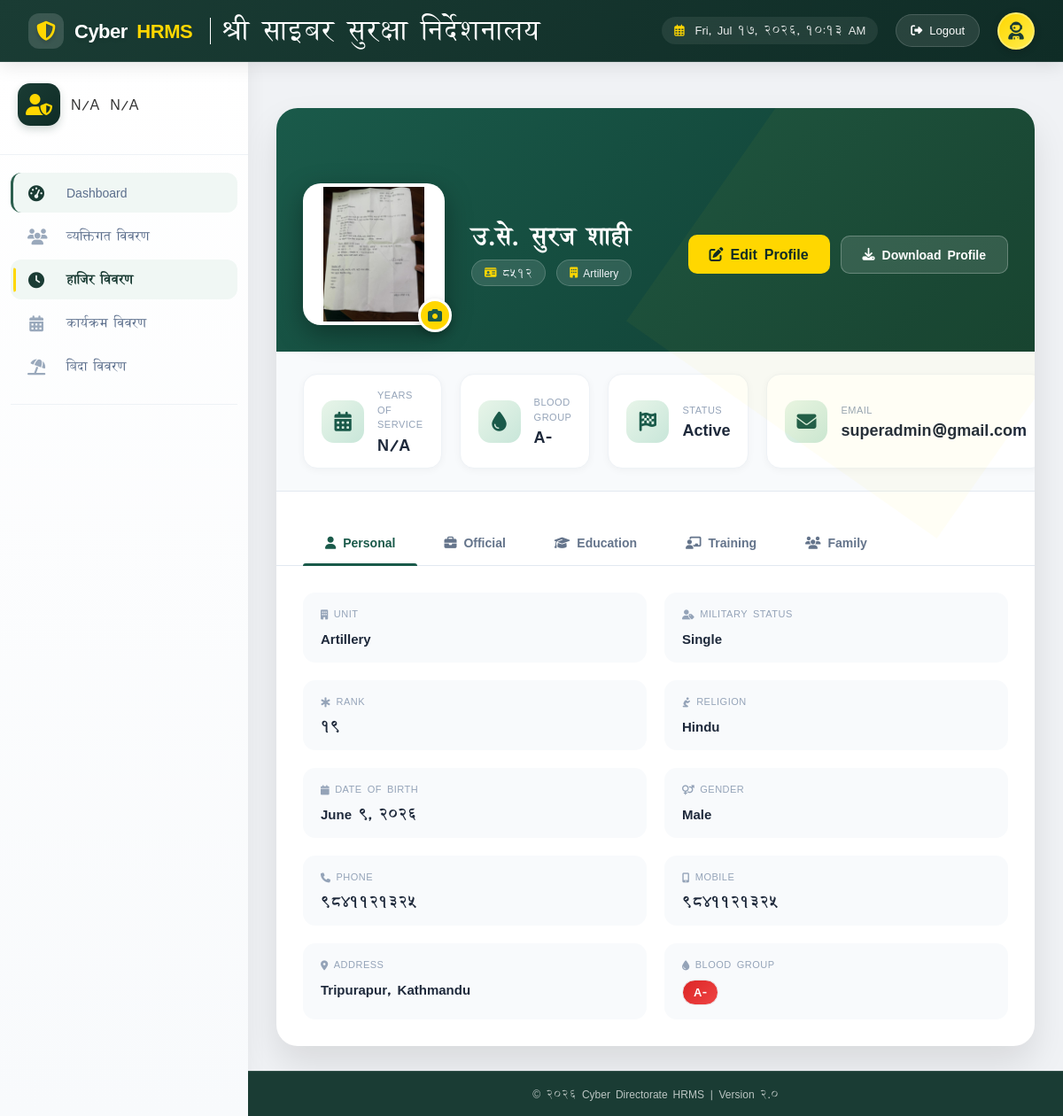
Page /profile.php?personnel_number=8512 on the committed database.
### tables this page shows
CREATE TABLE IF NOT EXISTS `personnel` (
  `personnel_number` int(10) NOT NULL DEFAULT 0,
  `full_name_en` varchar(100) DEFAULT NULL,
  `full_name_ne` varchar(100) DEFAULT NULL,
  `dob` date DEFAULT NULL,
  `gender` enum('Male','Female') DEFAULT 'Male',
  `blood_group` enum('A+','A-','B+','B-','O+','O-','AB+','AB-') DEFAULT NULL,
  `rank` int(11) DEFAULT NULL,
  `current_status` enum('Active','Retired') DEFAULT 'Active',
  `unit` varchar(100) DEFAULT NULL,
  `email` varchar(100) NOT NULL,
  `signature` varchar(500) DEFAULT NULL,
  `joint_date` date DEFAULT NULL,
  `contact` varchar(20) DEFAULT NULL,
  `phone` varchar(20) DEFAULT NULL,
  `address` text DEFAULT NULL,
  `province` varchar(100) DEFAULT NULL,
  `district` varchar(100) DEFAULT NULL,
  `municipality` varchar(100) DEFAULT NULL,
  `ward_number` varchar(10) DEFAULT NULL,
  `village_tole` varchar(200) DEFAULT NULL,
  `religion` varchar(50) DEFAULT 'Hindu',
  `military_status` varchar(20) DEFAULT 'Single',
  `password` varchar(255) NOT NULL,
  `remember_token` varchar(255) DEFAULT NULL,
  `recruitment_date` date DEFAULT NULL,
  `commission_date` date DEFAULT NULL,
  `father_name` varchar(100) DEFAULT NULL,
  `mother_name` varchar(100) DEFAULT NULL,
  `spouse_name` varchar(100) DEFAULT NULL,
  `children_names` text DEFAULT NULL,
  `family_notes` text DEFAULT NULL,
  `grandfather_name` varchar(100) DEFAULT NULL,
  `higher_education` text DEFAULT NULL,
  `military_trainings` text DEFAULT NULL,
  `training` text DEFAULT NULL,
  `training_address` varchar(255) DEFAULT NULL,
  `training1` varchar(200) DEFAULT NULL,
  `training1_address` varchar(255) DEFAULT NULL,
  `training2` varchar(200) DEFAULT NULL,
  `training2_address` varchar(255) DEFAULT NULL,
  `training3` varchar(200) DEFAULT NULL,
  `training4` varchar(200) DEFAULT NULL,
  `training5` varchar(200) DEFAULT NULL,
  `foreign_training` text DEFAULT NULL,
  `created_at` timestamp NOT NULL DEFAULT current_timestamp(),
  `updated_at` timestamp NOT NULL DEFAULT current_timestamp() ON UPDATE current_timestamp(),
  `role` tinyint(4) NOT NULL DEFAULT 0,
  `password_updated_at` timestamp NULL DEFAULT NULL COMMENT 'Timestamp when password was last updated',
  `appointment` varchar(255) DEFAULT NULL,
  `profile_picture_path` varchar(255) DEFAULT NULL,
  `received_person_name` varchar(255) DEFAULT NULL,
  `professional_trainings` longtext DEFAULT NULL COMMENT 'Dynamic professional trainings stored as JSON array' CHECK (json_valid(`professional_trainings`)),
  `foreign_trainings` longtext DEFAULT NULL COMMENT 'Dynamic foreign trainings stored as JSON array' CHECK (json_valid(`foreign_trainings`)),
  PRIMARY KEY (`personnel_number`) USING BTREE,
  UNIQUE KEY `email` (`email`),
  KEY `idx_email` (`email`),
  KEY `idx_full_name_en` (`full_name_en`),
  KEY `idx_province` (`province`),
  KEY `idx_district` (`district`),
  KEY `idx_municipality` (`municipality`),
  KEY `idx_current_status` (`current_status`) USING BTREE,
  KEY `idx_personnel_number` (`personnel_number`) USING BTREE
);

### profile.php (the view, shortened to what this page needs)
<?php
include('includes/config.php');
try {
    $pdo = new PDO("mysql:host=$host;dbname=$dbname;charset=utf8mb4", $username, $password);
    $pdo->setAttribute(PDO::ATTR_ERRMODE, PDO::ERRMODE_EXCEPTION);
} catch (PDOException $e) {
    die("Connection failed: " . $e->getMessage());
}
$selected_personnel_number = isset($_GET['personnel_number']) ? $_GET['personnel_number'] : '';
$selectedPersonnel = null;
if ($selected_personnel_number) {
    $stmt = $pdo->prepare("
    SELECT p.*,
           COALESCE(dr.rank_unicode, p.rank) AS rank_unicode
    FROM personnel p
    LEFT JOIN def_rank dr ON p.rank = dr.rank_code
    WHERE p.personnel_number = ?
");
    $stmt->execute([$selected_personnel_number]);
    $selectedPersonnel = $stmt->fetch(PDO::FETCH_ASSOC);
}
function calculateYearsOfService($join_date)
{
    if (!$join_date || $join_date == '0000-00-00')
        return 'N/A';
    $join = new DateTime($join_date);
    $today = new DateTime();
    $diff = $join->diff($today);
    return $diff->y . ' years ' . $diff->m . ' months';
}
?>
<!DOCTYPE html>
<html lang="en">
<head>
    <link rel="stylesheet" href="https://cdnjs.cloudflare.com/ajax/libs/font-awesome/6.4.0/css/all.min.css">
</head>
<body>
    <?php if ($selectedPersonnel): ?>
        <div class="premium-profile" id="profileContainer">
            <div class="profile-cover">
                <div class="profile-avatar-wrapper" style="margin-top: 55px;">
                    <?php if (!empty($selectedPersonnel['profile_picture_path'])): ?>
                        <img src="<?php echo htmlspecialchars($selectedPersonnel['profile_picture_path']); ?>"
                            class="profile-avatar" id="mainProfilePhoto"
                            onclick="viewProfilePhoto('<?php echo htmlspecialchars($selectedPersonnel['profile_picture_path']); ?>', '<?php echo htmlspecialchars($selectedPersonnel['full_name_ne']); ?>')">
                    <?php endif; ?>
                    <button class="avatar-edit-btn"
                        onclick="editProfilePhoto('<?php echo htmlspecialchars($selectedPersonnel['personnel_number']); ?>', '<?php echo htmlspecialchars($selectedPersonnel['full_name_ne']); ?>')">
                        <i class="fas fa-camera"></i>
                    </button>
                </div>
                <div class="profile-info-bar" style="margin-top: 55px;">
                    <div class="profile-name-section">
                        <h2><?php echo $selectedPersonnel['rank_unicode']. ' ' .htmlspecialchars($selectedPersonnel['full_name_ne']); ?></h2>
                        <div class="profile-badges">
                            <span class="badge-id"><i class="fas fa-id-card"></i>
                                <?php echo htmlspecialchars($selectedPersonnel['personnel_number']); ?></span>
                            <span class="badge-unit"><i class="fas fa-building"></i>
                                <?php echo htmlspecialchars($selectedPersonnel['unit'] ?? 'Corps of Engineers'); ?></span>
                        </div>
                    </div>
                    <div class="action-buttons-group">
                        <button class="edit-main-btn" id="editProfileBtn"><i class="fas fa-edit"></i> Edit Profile</button>
                        <a href="print_profile.php?personnel_number=<?php echo urlencode($selectedPersonnel['personnel_number']); ?>"
                            class="download-profile-btn" target="_blank">
                            <i class="fas fa-download"></i> Download Profile
                        </a>
                    </div>
                </div>
            </div>
            <div class="stats-grid">
                <div class="stat-card">
                    <div class="stat-icon"><i class="fas fa-calendar-alt"></i></div>
                    <div class="stat-info">
                        <span class="stat-label">Years of Service</span>
                        <span
                            class="stat-value"><?php echo calculateYearsOfService($selectedPersonnel['recruitment_date'] ?? null); ?></span>
                    </div>
                </div>
                <div class="stat-card">
                    <div class="stat-icon"><i class="fas fa-tint"></i></div>
                    <div class="stat-info">
                        <span class="stat-label">Blood Group</span>
                        <span
                            class="stat-value"><?php echo htmlspecialchars($selectedPersonnel['blood_group'] ?? 'AB+'); ?></span>
                    </div>
                </div>
                <div class="stat-card">
                    <div class="stat-icon"><i class="fas fa-flag-checkered"></i></div>
                    <div class="stat-info">
                        <span class="stat-label">Status</span>
                        <span
                            class="stat-value"><?php echo htmlspecialchars($selectedPersonnel['current_status'] ?? 'Active'); ?></span>
                    </div>
                </div>
                <div class="stat-card">
                    <div class="stat-icon"><i class="fas fa-envelope"></i></div>
                    <div class="stat-info">
                        <span class="stat-label">Email</span>
                        <span
                            class="stat-value"><?php echo htmlspecialchars($selectedPersonnel['email'] ?? 'Not provided'); ?></span>
                    </div>
                </div>
            </div>
            <div class="profile-tabs">
                <button class="tab-btn active" data-tab="personal"><i class="fas fa-user"></i> Personal</button>
                <button class="tab-btn" data-tab="official"><i class="fas fa-briefcase"></i> Official</button>
                <button class="tab-btn" data-tab="education"><i class="fas fa-graduation-cap"></i> Education</button>
                <button class="tab-btn" data-tab="training"><i class="fas fa-chalkboard-teacher"></i> Training</button>
                <button class="tab-btn" data-tab="family"><i class="fas fa-users"></i> Family</button>
            </div>
            <div class="tab-pane active" id="personal-tab">
                <div class="info-grid">
                    <div class="info-item">
                        <div class="info-label"><i class="fas fa-building"></i> Unit</div>
                        <div class="info-value">
                            <?php echo htmlspecialchars($selectedPersonnel['unit'] ?? 'Corps of Engineers'); ?>
                        </div>
                    </div>
                    <div class="info-item">
                        <div class="info-label"><i class="fas fa-user-tag"></i> Military Status</div>
                        <div class="info-value">
                            <?php echo htmlspecialchars($selectedPersonnel['military_status'] ?? 'Single'); ?>
                        </div>
                    </div>
                    <div class="info-item">
                        <div class="info-label"><i class="fas fa-star-of-life"></i> Rank</div>
                        <div class="info-value"><?php echo htmlspecialchars($selectedPersonnel['rank'] ?? 'N/A'); ?></div>
                    </div>
                    <div class="info-item">
                        <div class="info-label"><i class="fas fa-pray"></i> Religion</div>
                        <div class="info-value"><?php echo htmlspecialchars($selectedPersonnel['religion'] ?? 'Hindu'); ?>
                        </div>
                    </div>
                    <div class="info-item">
                        <div class="info-label"><i class="fas fa-calendar"></i> Date of Birth</div>
                        <div class="info-value">
                            <?php echo $selectedPersonnel['dob'] && $selectedPersonnel['dob'] != '0000-00-00' ? date('F j, Y', strtotime($selectedPersonnel['dob'])) : 'N/A'; ?>
                        </div>
                    </div>
                    <div class="info-item">
                        <div class="info-label"><i class="fas fa-venus-mars"></i> Gender</div>
                        <div class="info-value">
                            <?php echo htmlspecialchars($selectedPersonnel['gender'] ?? 'Not specified'); ?>
                        </div>
                    </div>
                    <div class="info-item">
                        <div class="info-label"><i class="fas fa-phone"></i> Phone</div>
                        <div class="info-value">
                            <?php echo htmlspecialchars($selectedPersonnel['phone'] ?? 'Not provided'); ?>
                        </div>
                    </div>
                    <div class="info-item">
                        <div class="info-label"><i class="fas fa-mobile-alt"></i> Mobile</div>
                        <div class="info-value">
                            <?php echo htmlspecialchars($selectedPersonnel['contact'] ?? 'Not provided'); ?>
                        </div>
                    </div>
                    <div class="info-item">
                        <div class="info-label"><i class="fas fa-map-marker-alt"></i> Address</div>
                        <div class="info-value">
                            <?php echo htmlspecialchars($selectedPersonnel['address'] ?? 'Tripurapur, Kathmandu'); ?>
                        </div>
                    </div>
                    <div class="info-item">
                        <div class="info-label"><i class="fas fa-tint"></i> Blood Group</div>
                        <div class="info-value"><span
                                class="blood-badge"><?php echo htmlspecialchars($selectedPersonnel['blood_group'] ?? 'AB+'); ?></span>
                        </div>
                    </div>
                </div>
            </div>
        </div>
    <?php endif; ?>
</body>
</html>
<?php
include('includes/layout.php');
?>

### rows in the picture
personnel: profile_picture_path (picture), full_name_ne "सुरज शाही", personnel_number "8512", unit "Artillery", recruitment_date "N/A", blood_group "A-", current_status "Active", email "superadmin@gmail.com", military_status "Single", rank "19", religion "Hindu", dob "June 9, 2026", gender "Male", phone "9841121325", contact "9841121325", address "Tripurapur, Kathmandu"

### other values in the picture
$user_rank ?: 'N/A' "N/A"
$user_name ?: 'N/A' "N/A"
$selectedPersonnel['rank_unicode'] "उ.से."
